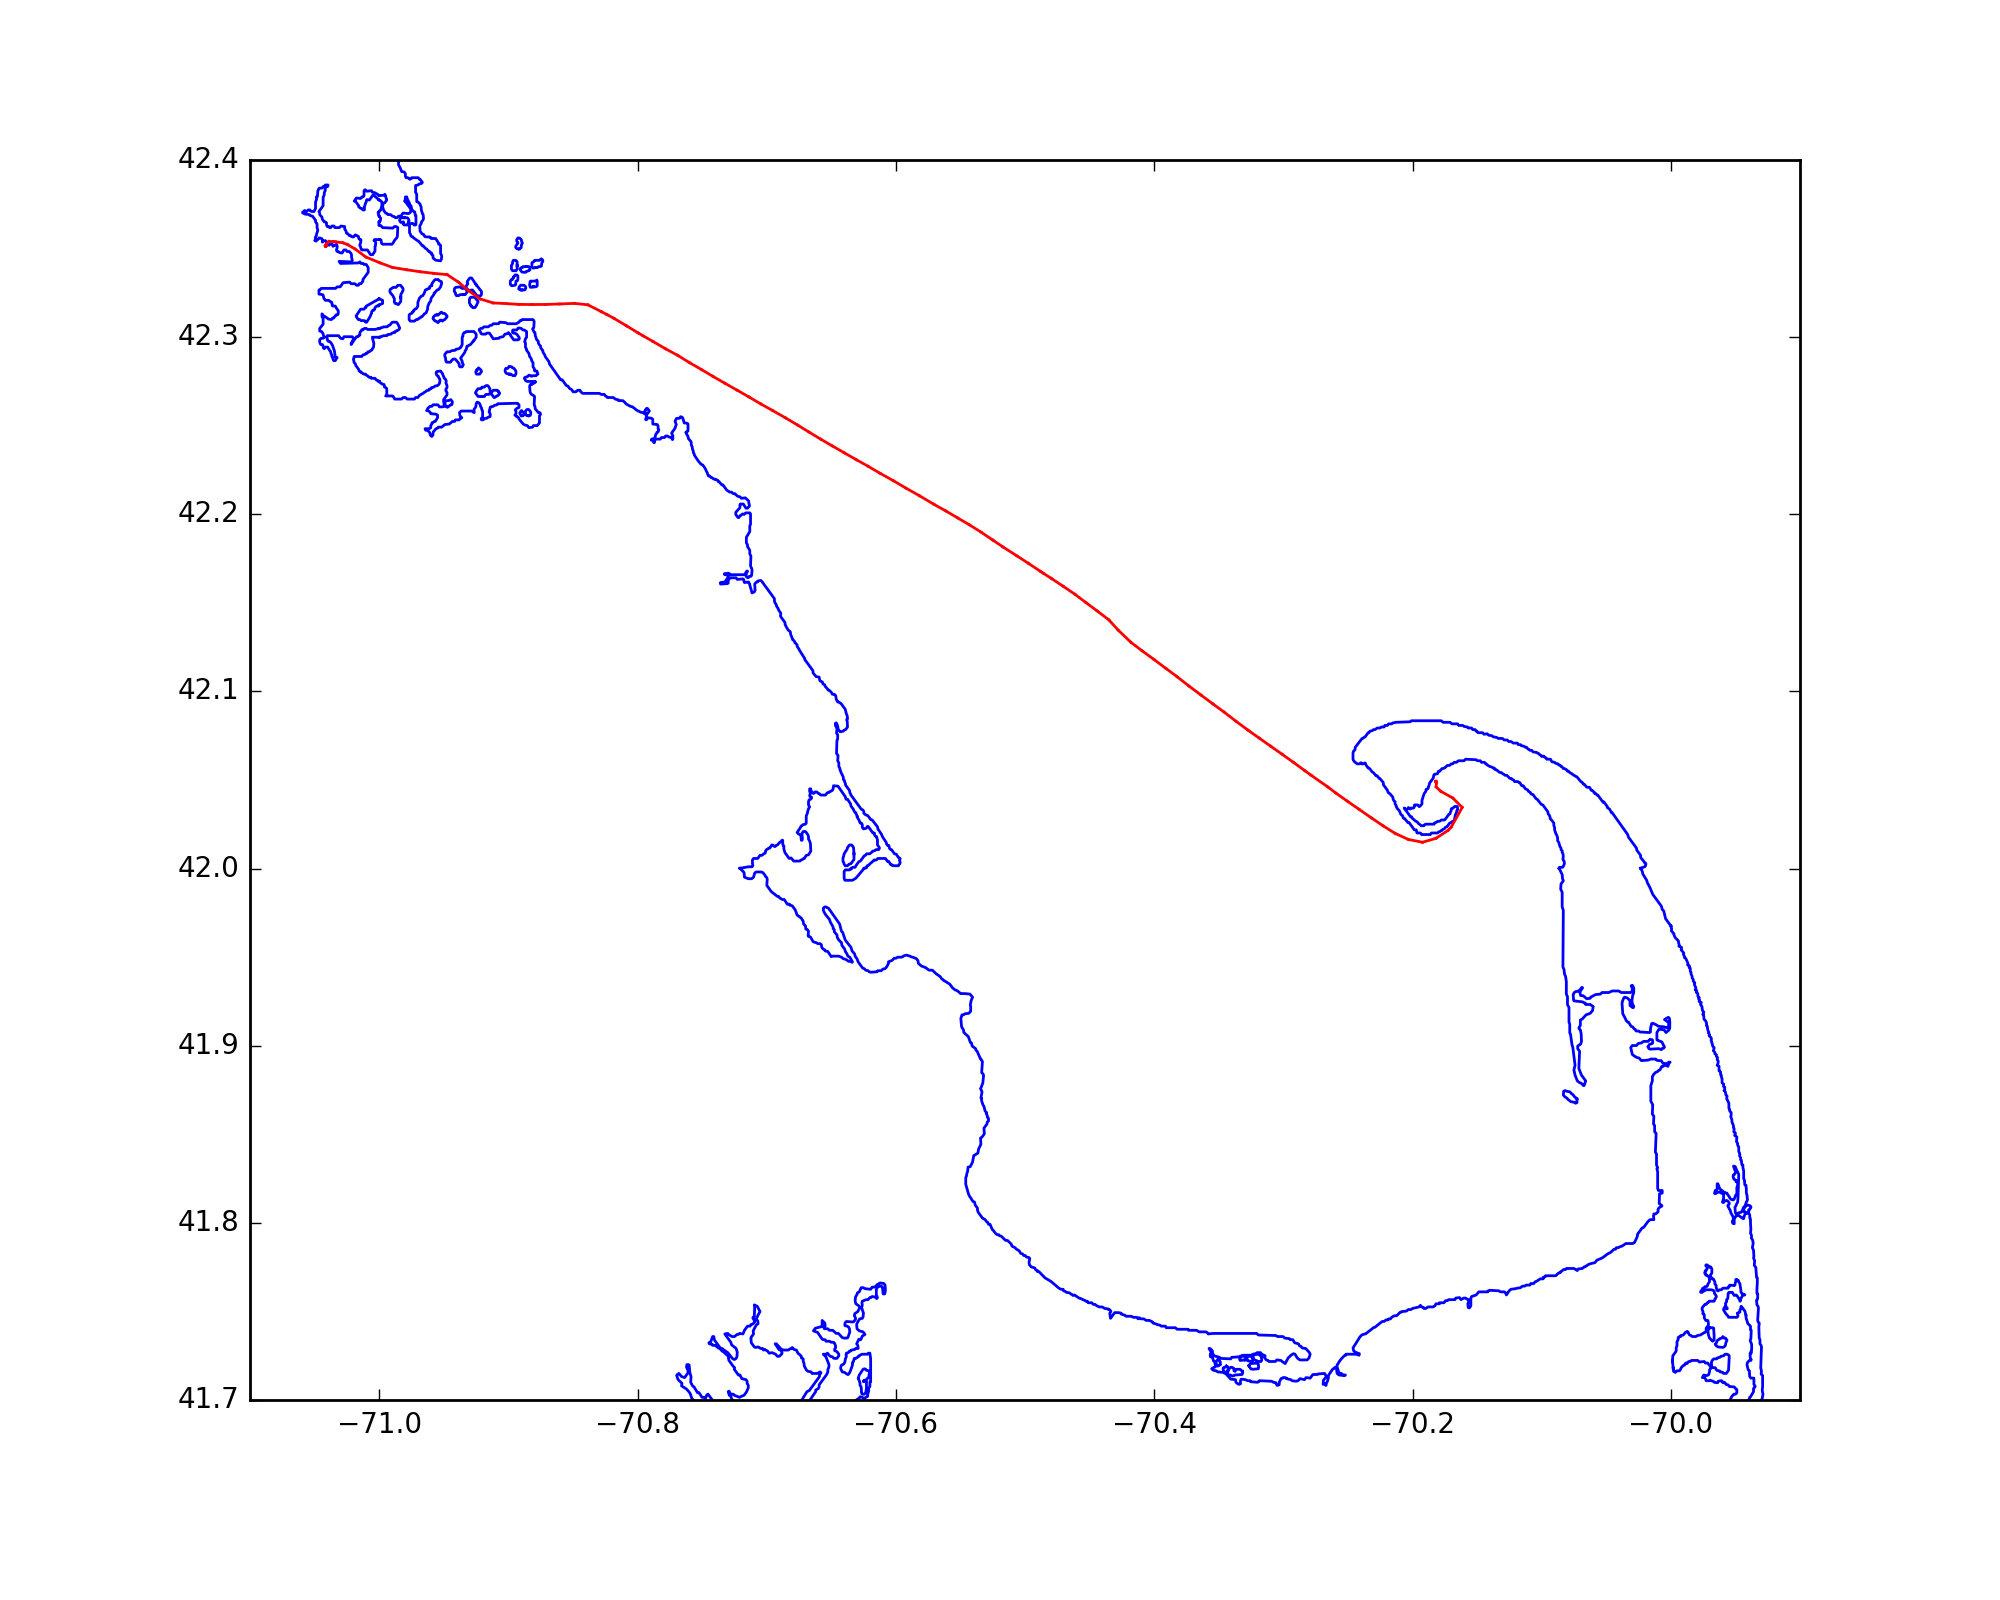

Source code (Python):
# -*- coding: utf-8 -*-
"""
Created on Mon Apr 30 12:02:29 2018

@author: huimin
"""

import numpy as np
import matplotlib.pyplot as plt


dataset = np.genfromtxt('for_kevin_ferry_sample.csv',dtype=None,names=[' ',' ',' ',' ',' ',' ',' ',' ',' ',' ',' ',' ',' ','lat','lon'],delimiter=',',skip_header=1)
fig=plt.figure(figsize=(10,8))
plt.subplots_adjust(wspace=0.1,hspace=0.1)
FNCL='necscoast_worldvec.dat'
CL=np.genfromtxt(FNCL,names=['lon','lat'])
ax=fig.add_subplot(1,1,1)
ax.plot(CL['lon'],CL['lat'])

for i in np.arange(1,len(dataset['lat'])):
    ax.plot([dataset['lon'][i-1],dataset['lon'][i]],[dataset['lat'][i-1],dataset['lat'][i]],color='red')
ax.axis([-71.1,-69.9,41.7,42.4])   
plt.savefig('ferry_route',dpi=200)
plt.show()